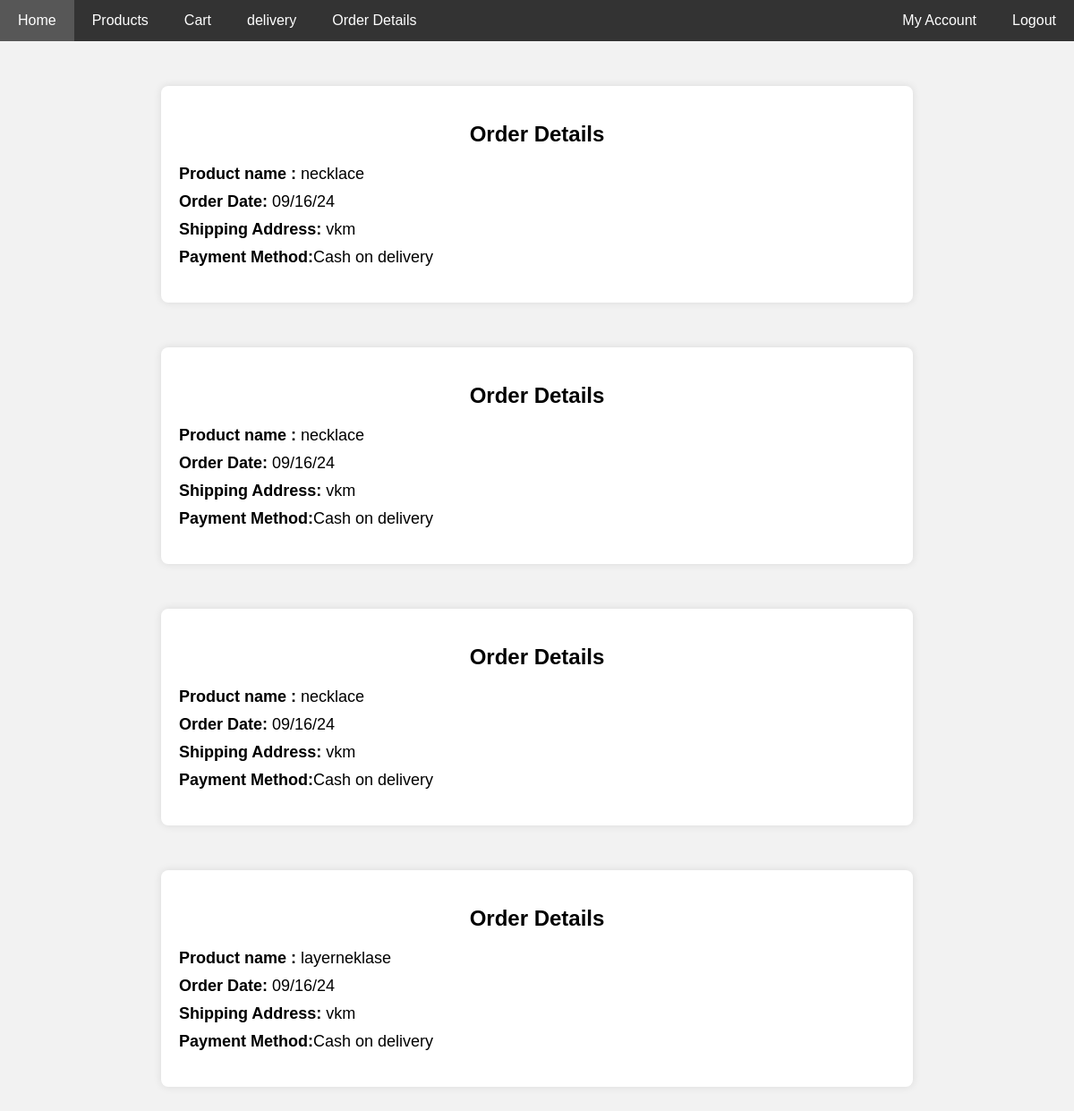
The app's page /orderdetails (signed in) with its own data.
### app/models.py (models this page shows, shortened)
class Buy(models.Model):
    product = models.ForeignKey(Product,on_delete=models.CASCADE)
    user = models.ForeignKey(Register,on_delete=models.CASCADE)
    date_of_buying = models.TextField()
    payment_status = models.BooleanField(default=False)
    quantity = models.IntegerField()
    price = models.IntegerField()
    del_boy=models.BooleanField(default=False)

class Product(models.Model):
    name = models.TextField()
    discription = models.TextField()
    price = models.IntegerField()
    category = models.TextField()
    quantity = models.IntegerField()
    offerprice = models.IntegerField()
    image = models.FileField()

class Register(models.Model):
    Email = models.EmailField(unique=True)
    name = models.TextField()
    phonenumber = models.IntegerField()
    password = models.IntegerField()
    location= models.TextField()

### app/views.py (the view)
# urls.py: path('orderdetails',views.orderdetails),
def orderdetails(req):
    data=Buy.objects.filter(user=get_usr(req))
    return render(req,'orderdetails.html',{'data':data})

### app/views.py (called while the page is built)
def get_usr(req):
    data=Register.objects.get(Email=req.session['user'])
    return data

### template/orderdetails.html (shortened to what this page needs)
<!DOCTYPE html>
<html lang="en">
<head>
</head>
<body>
    <div class="navbar">
        <a href="../userhome">Home</a>
        <a href="../userviewproduct">Products</a>
        <a href="../addtocart/{{i.pk}}">Cart</a>
        <a href="../delivery">delivery</a>
        <a href="#order" class="active">Order Details</a>
        <div class="navbar-right">
            <a href="../userprofile">My Account</a>
            <a href="../logout">Logout</a>
        </div>
    </div>
    {% for i in data %}
    <div class="order-container">
        <h2>Order Details</h2>
        <div class="order-details">
            <p><strong>Product name :</strong> {{i.product.name}}</p>
            <p><strong>Order Date:</strong> {{i.date_of_buying}}</p>
            <p><strong>Shipping Address:</strong> {{i.user.location}}</p>
            <p><strong>Payment Method:</strong>Cash on delivery</p>
        </div>
    </div>
    {% endfor %}
</body>
</html>

### template/orderdetails.html (style rules this page uses)
body { font-family: Arial, sans-serif; margin: 0; padding: 0; background-color: #f2f2f2; }
.navbar { background-color: #333; overflow: hidden; }
.navbar a { float: left; display: block; color: white; text-align: center; padding: 14px 20px; text-decoration: none; }
.navbar-right { float: right; }
.order-container { max-width: 800px; margin: 50px auto; background-color: #fff; padding: 20px; border-radius: 8px; box-shadow: 0 0 10px rgba(0, 0, 0, 0.1); }
.order-container h2 { text-align: center; margin-bottom: 20px; }
.order-details { margin-bottom: 20px; }
.order-details p { font-size: 18px; margin: 10px 0; }

### records on screen
Buy: product.name "necklace", date_of_buying "09/16/24", user.location "vkm"
Buy: product.name "necklace", date_of_buying "09/16/24", user.location "vkm"
Buy: product.name "necklace", date_of_buying "09/16/24", user.location "vkm"
Buy: product.name "layerneklase", date_of_buying "09/16/24", user.location "vkm"
